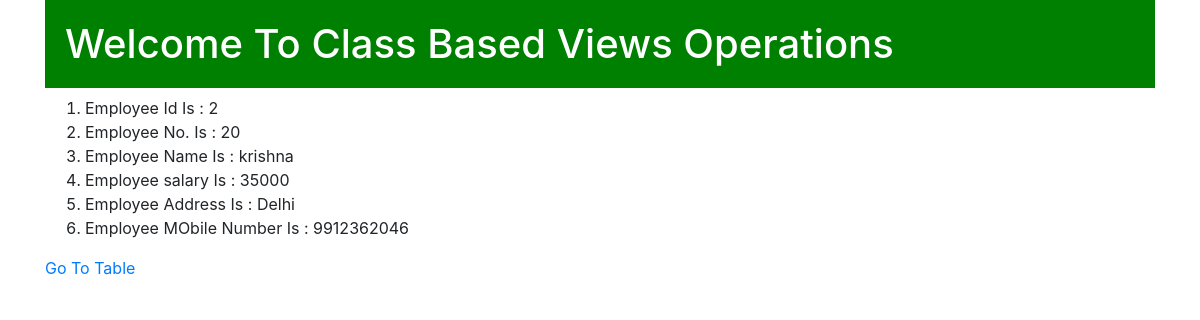
The app's page /employees/2/detail/ with its own data.
### Provider_App/models.py (models this page shows, shortened)
class Employee(models.Model):
    eno = models.IntegerField()
    ename  = models.CharField(max_length=50)
    salary = models.IntegerField()
    address = models.CharField(max_length=50)
    mobile = models.BigIntegerField(unique=True)

### Provider_App/views.py (the view)
# urls.py: path('<int:pk>/detail/',views.EmployeeDetailView.as_view(),name='employee_detail'),
class EmployeeDetailView(DetailView):
    model = Employee
    template_name = 'employee/employee_detail.html'
    context_object_name = 'employee'

### templates/employee/employee_detail.html (shortened to what this page needs)
{% extends 'employee/base.html' %}
{% block body %}
    {% if employee %}
        <ol>
            <li>Employee Id Is : {{ employee.id }}</li>
            <li>Employee No. Is : {{ employee.eno }}</li>
            <li>Employee Name Is : {{ employee.ename}}</li>
            <li>Employee salary Is : {{ employee.salary}}</li>
            <li>Employee Address Is : {{ employee.address}}</li>
            <li>Employee MObile Number Is : {{ employee.mobile}}</li>
        </ol>
    {% else %}
    <h1>Requested Employee Not Available </h1>
    {% endif %}
        <a href="{% url 'employees' %}">Go To Table</a>
{% endblock %}

### records on screen
Employee: id "2", eno "20", ename "krishna", salary "35000", address "Delhi", mobile "9912362046"
